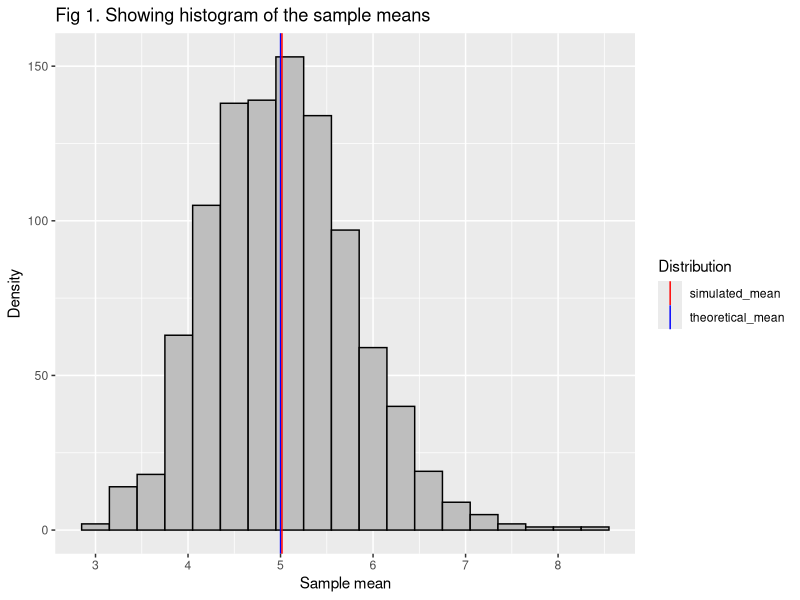
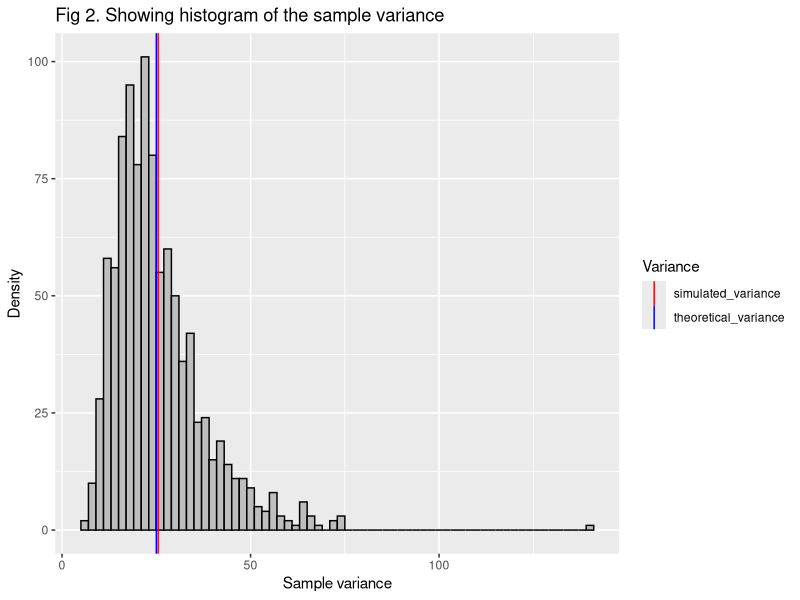
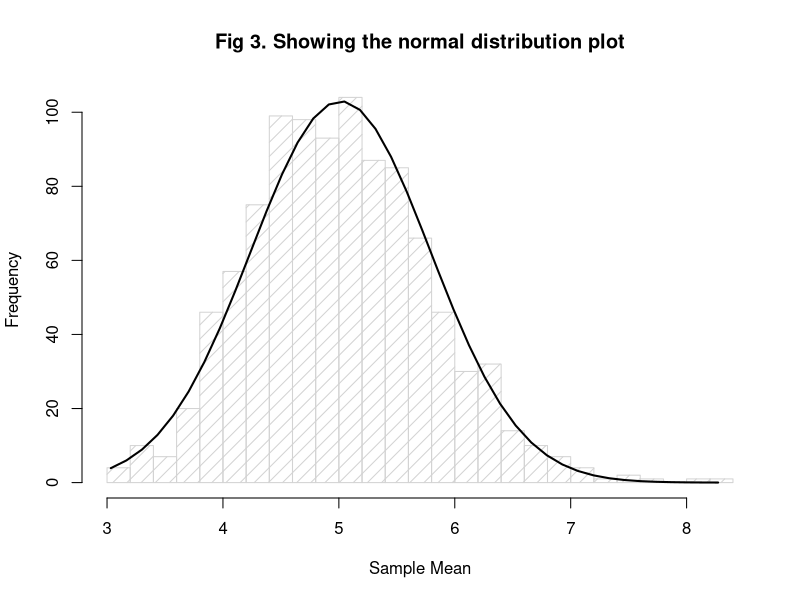
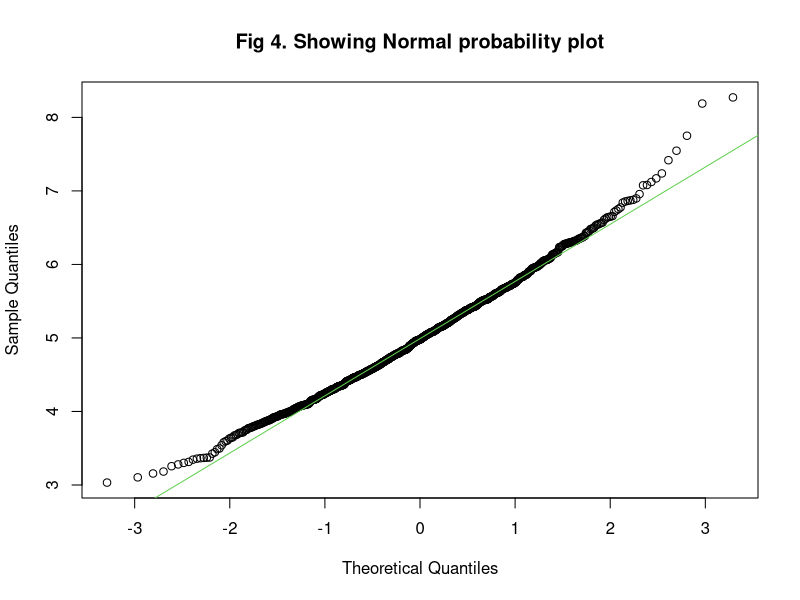

Generate these figures, in order, with R:
## ---- chunk 1
knitr::opts_chunk$set(echo = TRUE, warning = FALSE)
## ---- chunk 2
sim <- 1000
n <- 40
lambda <- 0.2
sim_data <- matrix(rexp(n*sim,lambda), sim, n)
## ---- chunk 3
sample_mean <- apply(sim_data, 1, mean)
sim_mean <- mean(sample_mean) 
theoretical_mean <- 1/lambda

  result1 <-data.frame("Mean"=c(sim_mean,theoretical_mean), 
                       row.names = c("Sample Mean","Theoretical mean"))
  result1
## ---- chunk 4
library(ggplot2)
    g = ggplot(data.frame(sample_mean=sample_mean), aes(x = sample_mean))
    g = g + geom_histogram(color = "black", fill = "grey", binwidth = 0.3)
    g = g + geom_vline(aes(xintercept = theoretical_mean,
                           colour="theoretical_mean"))
    g = g + geom_vline(aes(xintercept = sim_mean,colour="simulated_mean"))
    g = g +  scale_color_manual(name = "Distribution", 
                                values = c(theoretical_mean = "blue", 
                                           simulated_mean = "red"))
    g = g +ggtitle ("Fig 1. Showing histogram of the sample means ")+xlab("Sample mean")+ylab("Density")
    g
## ---- chunk 5
sample_variance <- (apply(sim_data, 1, sd))^2
sim_variance <- mean(sample_variance)
theoretical_variance <- (1/lambda)^2

  result2 <-data.frame("Variance"=c(sim_variance,theoretical_variance), 
                       row.names = c("Sample Variance","Theoretical Variance"))
  result2

    g = ggplot(data.frame(sample_variance=sample_variance), aes(x = sample_variance))
    g = g + geom_histogram(color = "black", fill = "grey", binwidth = 2)
    g = g + geom_vline(aes(xintercept = theoretical_variance,colour="theoretical_variance"))
    g = g + geom_vline(aes(xintercept = sim_variance,colour="simulated_variance"))
    g = g +  scale_color_manual(name = "Variance", 
                                values = c(theoretical_variance = "blue", 
                                           simulated_variance = "red"))
    g = g +ggtitle ("Fig 2. Showing histogram of the sample variance")+xlab("Sample variance")+ylab("Density")
    g
## ---- chunk 6
h <- hist(sample_mean, breaks = 20, density = 10,
          col = "lightgray", xlab = "Sample Mean", main = "Fig 3. Showing the normal distribution plot") 
xfit <- seq(min(sample_mean), max(sample_mean), length = 40) 
yfit <- dnorm(xfit, mean = mean(sample_mean), sd = sd(sample_mean)) 
yfit <- yfit * diff(h$mids[1:2]) * length(sample_mean) 

lines(xfit, yfit, col = "black", lwd = 2)
## ---- chunk 7
qqnorm(sample_mean, main ="Fig 4. Showing Normal probability plot")
qqline(sample_mean,col = "3")
